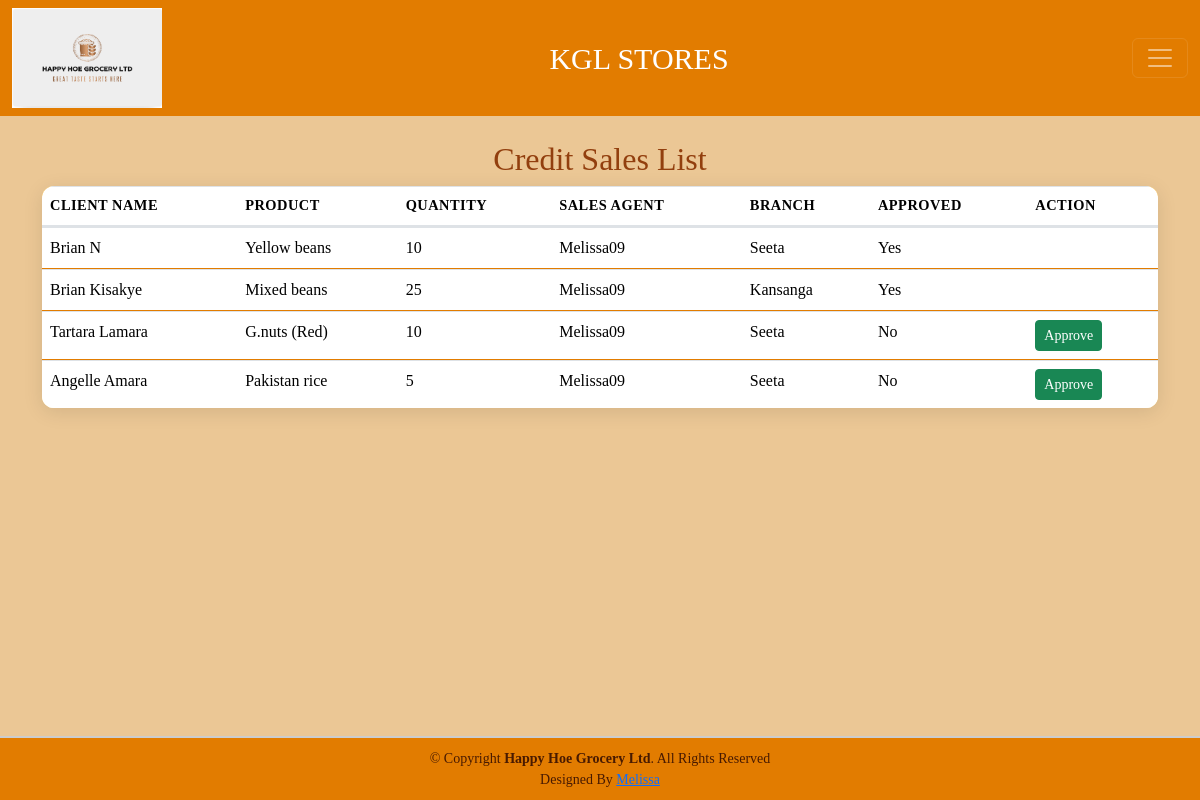
The page /credit_sale_list/ (signed in) on the database its author committed.
### Grocery_app/models.py (models this page shows, shortened)
class CreditSale(models.Model):
    product = models.ForeignKey(Product, on_delete=models.CASCADE)
    client_name = models.CharField(max_length=100)
    quantity = models.PositiveIntegerField()
    id_nin_number = models.CharField(max_length=20)
    contact = models.CharField(max_length=20)
    address = models.TextField()
    sales_agent = models.ForeignKey(User, on_delete=models.CASCADE, related_name='credit_sales')
    branch = models.ForeignKey(Branch, on_delete=models.CASCADE)
    date_created = models.DateTimeField(auto_now_add=True)
    approved = models.BooleanField(default=False)
    approved_by = models.ForeignKey(User, on_delete=models.SET_NULL, null=True, blank=True, related_name='approved_credit_sales')

class Product(models.Model):
    name = models.CharField(max_length=100)

class Branch(models.Model):
    name = models.CharField(max_length=100, null=True, blank=True)

### Grocery_app/views.py (the view)
# urls.py: path('credit_sale_list/', views.credit_sale_list, name='credit_sale_list'),
@login_required
def credit_sale_list(request):
    credit_sales = CreditSale.objects.all()
    return render(request, 'Grocery_app/credit_sale_list.html', {'credit_sales': credit_sales})

### Grocery_app/templates/Grocery_app/credit_sale_list.html (shortened to what this page needs)
<!DOCTYPE html>
<html lang="en">
<head>
</head>
<body>
    {% extends "Grocery_app/base.html" %}
    {% block content %}
    <div class="container mt-5">
        <h2>Credit Sales List</h2>
        <table class="table">
            <thead>
                <tr>
                    <th>Client Name</th>
                    <th>Product</th>
                    <th>Quantity</th>
                    <th>Sales Agent</th>
                    <th>Branch</th>
                    <th>Approved</th>
                    <th>Action</th>
                </tr>
            </thead>
            <tbody>
                {% for sale in credit_sales %}
                <tr>
                    <td>{{ sale.client_name }}</td>
                    <td>{{ sale.product.name }}</td>
                    <td>{{ sale.quantity }}</td>
                    <td>{{ sale.sales_agent.username }}</td>
                    <td>{{ sale.branch.name }}</td>
                    <td>{{ sale.approved|yesno:"Yes,No" }}</td>
                    <td>
                        {% if not sale.approved and user.is_staff %}
                        <a href="{% url 'approve_credit_sale' sale.id %}" class="btn btn-sm btn-success">Approve</a>
                        {% endif %}
                    </td>
                </tr>
                {% endfor %}
            </tbody>
        </table>
    </div><br><br>
    {% endblock %}

### Grocery_app/static/css/main.css (style rules this page uses)
html,body { position: relative; overflow-x: hidden; background: url('/static/images/img6.jpg'); width: 100% !important; height: 100vh; display: table; position: relative; background-position: center; background-attachment: scroll; -o-background-size: cover; -moz-background-size: cover; -webkit-background-size: cover; background-size: cover; background-repeat: no-repeat; }
body { background-color: #fef3c7(0, 0%, 98%); font-family: 'raleway'; }
.table thead { background-color: #ffa500; color: white; }

### Grocery_app/templates/Grocery_app/credit_sale_list.html (style rules this page uses)
body { font-family: 'Poppins', sans-serif; background-color: white; color: #984208; margin: 0; padding: 20px; }
.container { max-width: 1200px; margin: 0 auto; }
h2 { color: #e27c00; text-align: center; margin-bottom: 30px; font-weight: 600; }
.table { width: 100%; border-collapse: separate; border-spacing: 0; background-color: #fff5c5; box-shadow: 0 4px 20px rgba(0, 0, 0, 0.1); border-radius: 12px; overflow: hidden; }
.table th, .table td { padding: 15px 20px; text-align: left; border-bottom: 1px solid #e27c00; color: #984208; }
.table th { background-color: #e27c00; color: white; font-weight: 600; text-transform: uppercase; font-size: 0.9em; letter-spacing: 0.5px; }
.table tbody tr:last-child td { border-bottom: none; }
.table tbody tr:nth-child(even) { background-color: #fff9e0; }
.btn { display: inline-block; padding: 8px 16px; font-size: 0.9em; font-weight: 600; text-align: center; text-decoration: none; border-radius: 50px; transition: all 0.3s ease; }
.btn-sm { padding: 6px 12px; font-size: 0.8em; }
.btn-success { background-color: #e27c00; color: white; border: none; }

### Grocery_app/templates/Grocery_app/base.html (style rules this page uses)
.table { background-origin: padding-box; border: 0cap; }
body { background-color: rgb(235, 199, 149); color: #923f0e; font-family: Georgia, 'Times New Roman', Times, serif; }

### rows shown on the page
CreditSale: client_name "Brian N", product.name "Yellow beans", quantity "10", sales_agent.username "Melissa09", branch.name "Seeta", approved "Yes"
CreditSale: client_name "Brian Kisakye", product.name "Mixed beans", quantity "25", sales_agent.username "Melissa09", branch.name "Kansanga", approved "Yes"
CreditSale: client_name "Tartara Lamara", product.name "G.nuts (Red)", quantity "10", sales_agent.username "Melissa09", branch.name "Seeta", approved "No", shows "Approve"
CreditSale: client_name "Angelle Amara", product.name "Pakistan rice", quantity "5", sales_agent.username "Melissa09", branch.name "Seeta", approved "No", shows "Approve"
